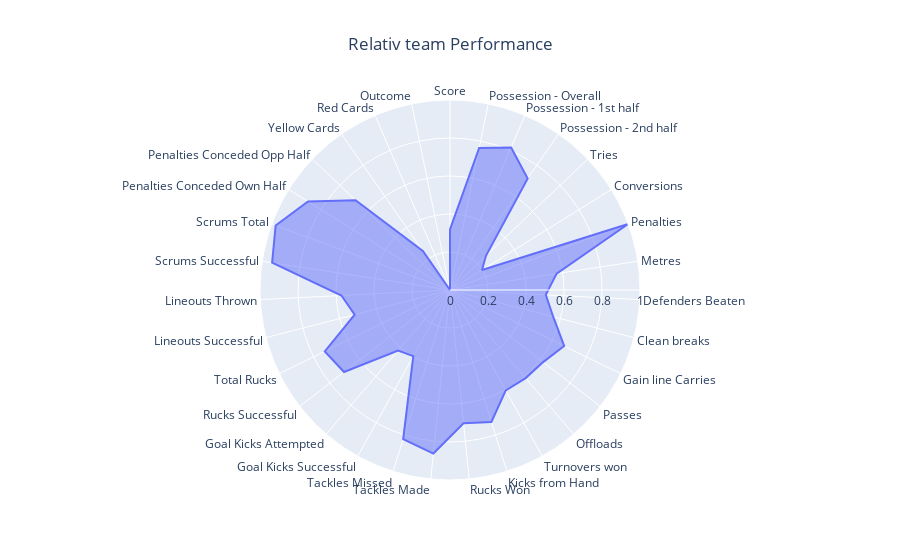

Here is the notebook cell this chart was saved with:
### Code cell
#do a test with one team
import plotly.express as px
import pandas as pd
team = 'Tonga'
df = relative_df_ratio_average[relative_df_ratio_average['Team']== team].drop('Team', axis=1)
fig = px.line_polar(df, r=df.values[0], theta= df.columns , line_close=True,  title='Relativ team Performance')
fig.update_layout(title_x=0.5)
fig.update_traces(fill='toself')
fig.show()

### Figure 1 — Plotly figure (JSON) as saved in the notebook; plotly's stock layout.template omitted (floating-point values rounded to 4 significant figures)
{"data": [{"fill": "toself", "hovertemplate": "r=%{r}<br>theta=%{theta}<extra></extra>", "legendgroup": "", "line": {"color": "#636efa", "dash": "solid"}, "marker": {"symbol": "circle"}, "mode": "lines", "name": "", "r": [0.3195, 0.7632, 0.8158, 0.7155, 0.2611, 0.1984, 1, 0.5678, 0.505, 0.561, 0.6693, 0.6199, 0.6111, 0.6045, 0.7279, 0.7053, 0.8653, 0.8234, 0.3982, 0.4196, 0.7053, 0.734, 0.5183, 0.5723, 0.9472, 0.9786, 0.8807, 0.6857, 0.25, 0, 0, 0.3195], "showlegend": false, "subplot": "polar", "theta": ["Score", "Possession - Overall", "Possession - 1st half", "Possession - 2nd half", "Tries", "Conversions", "Penalties", "Metres", "Defenders Beaten", "Clean breaks", "Gain line Carries", "Passes", "Offloads", "Turnovers won", "Kicks from Hand", "Rucks Won", "Tackles Made", "Tackles Missed", "Goal Kicks Successful", "Goal Kicks Attempted", "Rucks Successful", "Total Rucks", "Lineouts Successful", "Lineouts Thrown", "Scrums Successful", "Scrums Total", "Penalties Conceded Own Half", "Penalties Conceded Opp Half", "Yellow Cards", "Red Cards", "Outcome", "Score"], "type": "scatterpolar"}], "layout": {"autosize": true, "legend": {"tracegroupgap": 0}, "polar": {"angularaxis": {"direction": "clockwise", "rotation": 90, "type": "category"}, "domain": {"x": [0, 1], "y": [0, 1]}, "radialaxis": {"autorange": true, "range": [0, 1], "type": "linear"}}, "title": {"text": "Relativ team Performance", "x": 0.5}}}
